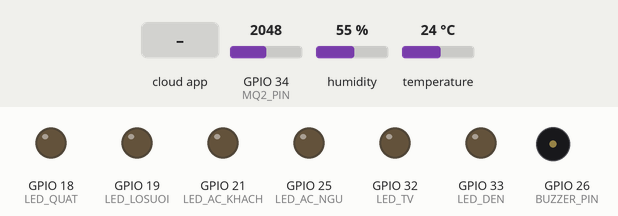
This sketch was run on a simulated ESP32. On the bench: output pins drawn as LEDs (lit = HIGH), buzzer (waves = sounding, pin HIGH). The inputs (shaded band) are chosen by the test bench; at power-on: humidity 55 %, GPIO 34 (MQ2_PIN) = 2048, temperature 24 °C. WiFi joins after 1.5 s; servers stay silent unless stated; the Firebase database answers and starts empty; what the sketch prints to the serial monitor is not drawn.

Above: at 3.9 s.
4.0 s: the phone or cloud app sets tv to 1
At 7.3 s:
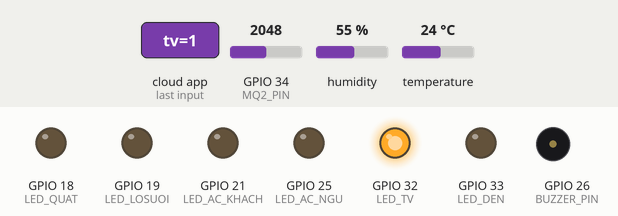
11.4 s: the phone or cloud app sets den to 1
At 13.7 s:
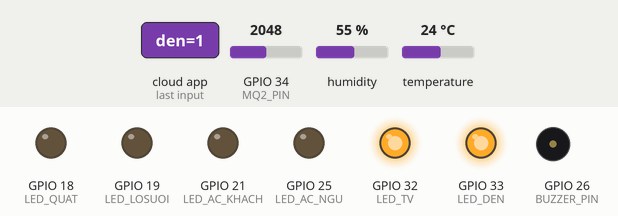
19.3 s: the phone or cloud app sets dieuHoa to 1
At 21.2 s:
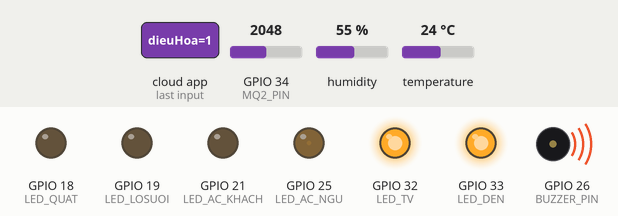
26.5 s: the phone or cloud app sets quat to 1
At 28.6 s:
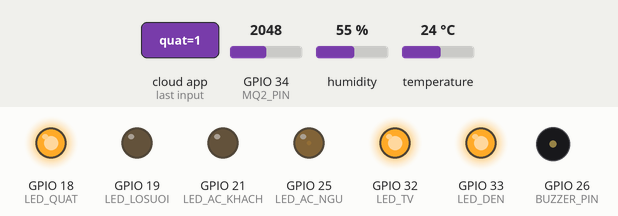
34.4 s: the phone or cloud app sets autoMode to 1
At 36.9 s:
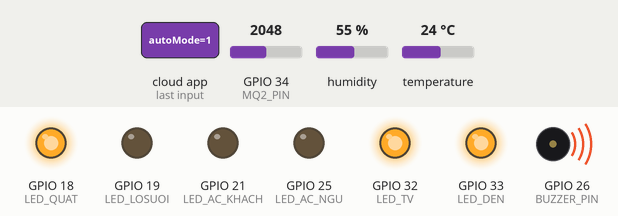
41.7 s: humidity set to 46 %
45.6 s: humidity set to 43 %
At 49.8 s:
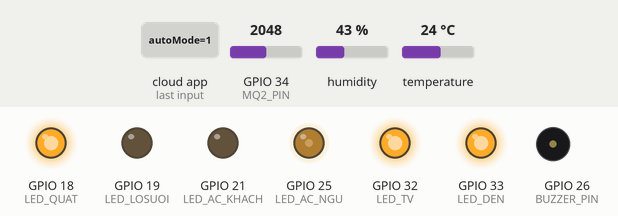
Timing chart, 0 to 54.5 s (numbered marks = the images above; inputs shaded):
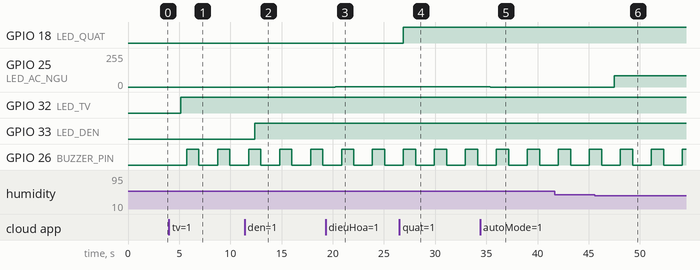

Measured:
- the behaviour switches between 45 and 44 % on humidity (found by bisection; images 5 and 6)
- after the input at 4.0 s, GPIO 32 (LED_TV): LOW → HIGH after 1.1 s
- after the input at 11.4 s, GPIO 33 (LED_DEN): LOW → HIGH after 0.98 s
- after the input at 19.3 s, GPIO 25 (LED_AC_NGU): 0/255 → 2/255 after 0.95 s
- after the input at 26.5 s, GPIO 18 (LED_QUAT): LOW → HIGH after 0.41 s
- after the input at 34.4 s, GPIO 25 (LED_AC_NGU): 2/255 → 0/255 after 0.98 s
- after the input at 45.6 s, GPIO 25 (LED_AC_NGU): 0/255 → 84/255 after 1.9 s
- by itself, GPIO 26 (BUZZER_PIN): alternates HIGH for 1.2 s and LOW for 1.8 s

The sketch:

esp32_smart_home.ino
```cpp
#include <Arduino.h>
#include <WiFi.h>
#include <FirebaseESP32.h>
#include <DHT.h>

// ============ CẤU HÌNH WiFi ============
#define WIFI_SSID     "MinhThong"
#define WIFI_PASSWORD "Thong@123"

// ============ CẤU HÌNH FIREBASE ============
#define FIREBASE_HOST "iot-firebase-1593b-default-rtdb.firebaseio.com"
#define FIREBASE_AUTH "m4ES0wpQpzseb05ZQ9yKMwQziMBEtISiXDyOoArE"

// ============ KHAI BÁO CẢM BIẾN & CÒI ============
#define DHTPIN      2
#define DHTTYPE     DHT11
#define MQ2_PIN     34
#define BUZZER_PIN  26

// ============ KHAI BÁO CHÂN - PHÒNG NGỦ ============
#define LED_TV      32   // Thiết bị 1 (Toggle)
#define LED_DEN     33   // Thiết bị 2 (Switch)
#define LED_AC_NGU  25   // Thiết bị 3 (PWM Điều hòa)

// ============ KHAI BÁO CHÂN - PHÒNG KHÁCH ============
#define LED_QUAT    18   // Thiết bị 1 (Bật/Tắt)
#define LED_LOSUOI  19   // Thiết bị 2 (Switch)
#define LED_AC_KHACH 21  // Thiết bị 3 (PWM Điều hòa)

// ============ PWM CONFIG ============
#define PWM_FREQ      5000
#define PWM_RESOLUTION 8   // 8-bit: 0-255

// ============ NGƯỠNG TỰ ĐỘNG ============
#define TEMP_HIGH    30.0   // °C - Bật quạt
#define TEMP_LOW     20.0   // °C - Bật lò sưởi
#define HUM_LOW      45.0   // %  - Bật điều hòa
#define GAS_THRESHOLD 1600   // Ngưỡng cảnh báo gas (0-4095 ADC)

// ============ KHỞI TẠO BIẾN ============
DHT dht(DHTPIN, DHTTYPE);
FirebaseData fbData;
FirebaseConfig fbConfig;
FirebaseAuth fbAuth;

unsigned long lastSensorRead = 0;
unsigned long lastFirebaseRead = 0;
const unsigned long SENSOR_INTERVAL  = 3000;  // 3s
const unsigned long FIREBASE_INTERVAL = 500;  // 0.5s

float temperature = 0, humidity = 0;
int gasValue = 0;

unsigned long lastBuzzerTime = 0;
bool buzzerState = false;
const unsigned long BUZZER_INTERVAL = 500;

void setup() {
  Serial.begin(115200);

  // Cấu hình chân output Phòng Ngủ
  pinMode(LED_TV, OUTPUT);
  pinMode(LED_DEN, OUTPUT);
  digitalWrite(LED_TV, LOW);
  digitalWrite(LED_DEN, LOW);

  // Cấu hình chân output Phòng Khách
  pinMode(LED_QUAT, OUTPUT);
  pinMode(LED_LOSUOI, OUTPUT);
  digitalWrite(LED_QUAT, LOW);
  digitalWrite(LED_LOSUOI, LOW);

  // Cấu hình còi
  pinMode(BUZZER_PIN, OUTPUT);
  digitalWrite(BUZZER_PIN, LOW);

  // Cấu hình PWM cho Điều Hòa 2 phòng (Core 3.x)
  ledcAttach(LED_AC_NGU, PWM_FREQ, PWM_RESOLUTION);
  ledcAttach(LED_AC_KHACH, PWM_FREQ, PWM_RESOLUTION);
  ledcWrite(LED_AC_NGU, 0);
  ledcWrite(LED_AC_KHACH, 0);

  dht.begin();

  // Kết nối WiFi
  WiFi.begin(WIFI_SSID, WIFI_PASSWORD);
  Serial.print("Connecting WiFi");
  while (WiFi.status() != WL_CONNECTED) {
    delay(500); Serial.print(".");
  }
  Serial.println("\nWiFi OK: " + WiFi.localIP().toString());

  // Cấu hình Firebase
  fbConfig.host = FIREBASE_HOST;
  fbConfig.signer.tokens.legacy_token = FIREBASE_AUTH;
  Firebase.begin(&fbConfig, &fbAuth);
  Firebase.reconnectWiFi(true);
  Serial.println("Firebase OK");

  // Khởi tạo trạng thái ban đầu trên Firebase (cho cả 2 phòng)
  Firebase.setBool(fbData, "/phong_ngu/autoMode", false);
  Firebase.setInt(fbData,  "/phong_ngu/thietbi1/tv", 0);
  Firebase.setInt(fbData,  "/phong_ngu/thietbi2/den", 0);
  Firebase.setInt(fbData,  "/phong_ngu/thietbi3/dieuHoa", 0);

  Firebase.setBool(fbData, "/phong_khach/autoMode", false);
  Firebase.setInt(fbData,  "/phong_khach/thietbi1/quat", 0);
  Firebase.setInt(fbData,  "/phong_khach/thietbi2/losuoi", 0);
  Firebase.setInt(fbData,  "/phong_khach/thietbi3/dieuHoa", 0);
}

void loop() {
  unsigned long now = millis();

  // ===== 1. ĐỌC & GỬI DỮ LIỆU CẢM BIẾN =====
  if (now - lastSensorRead >= SENSOR_INTERVAL) {
    lastSensorRead = now;
    float t = dht.readTemperature();
    float h = dht.readHumidity();
    int gas = analogRead(MQ2_PIN);

    if (!isnan(t) && !isnan(h)) {
      temperature = t; humidity = h; gasValue = gas;

      Serial.printf("Temp: %.1f°C | Hum: %.1f%% | Gas: %d\n", t, h, gas);

      Firebase.setFloat(fbData, "/sensors/Nhietdo", t);
      Firebase.setFloat(fbData, "/sensors/Doam", h);
      Firebase.setInt(fbData,   "/sensors/Gas", gas);
      Firebase.setBool(fbData,  "/sensors/GasAlert", gas > GAS_THRESHOLD);
    }
  }

  // ===== 2. ĐỌC LỆNH TỪ FIREBASE & ĐIỀU KHIỂN =====
  if (now - lastFirebaseRead >= FIREBASE_INTERVAL) {
    lastFirebaseRead = now;

    // ----- A. XỬ LÝ PHÒNG NGỦ -----
    bool autoNgu = false;
    if (Firebase.getBool(fbData, "/phong_ngu/autoMode")) autoNgu = fbData.boolData();

    int tvState = 0, denState = 0, acNguLevel = 0;

    // TV và Đèn không bị ảnh hưởng bởi Auto, nên luôn đọc thủ công
    if (Firebase.getInt(fbData, "/phong_ngu/thietbi1/tv"))  tvState = fbData.intData();
    if (Firebase.getInt(fbData, "/phong_ngu/thietbi2/den")) denState = fbData.intData();

    if (autoNgu) {
      if      (humidity < 25) acNguLevel = 100;
      else if (humidity < 35) acNguLevel = 66;
      else if (humidity < HUM_LOW) acNguLevel = 33;
      else acNguLevel = 0;
      Firebase.setInt(fbData, "/phong_ngu/thietbi3/dieuHoa", acNguLevel);
    } else {
      if (Firebase.getInt(fbData, "/phong_ngu/thietbi3/dieuHoa")) acNguLevel = fbData.intData();
    }

    // Xuất tín hiệu Phòng Ngủ
    digitalWrite(LED_TV, tvState ? HIGH : LOW);
    digitalWrite(LED_DEN, denState ? HIGH : LOW);
    ledcWrite(LED_AC_NGU, map(constrain(acNguLevel, 0, 100), 0, 100, 0, 255));


    // ----- B. XỬ LÝ PHÒNG KHÁCH -----
    bool autoKhach = false;
    if (Firebase.getBool(fbData, "/phong_khach/autoMode")) autoKhach = fbData.boolData();

    int quatState = 0, losuoiState = 0, acKhachLevel = 0;

    if (autoKhach) {
      quatState   = (temperature >= TEMP_HIGH) ? 1 : 0;
      losuoiState = (temperature <= TEMP_LOW) ? 1 : 0;
      if      (humidity < 25) acKhachLevel = 100;
      else if (humidity < 35) acKhachLevel = 66;
      else if (humidity < HUM_LOW) acKhachLevel = 33;
      else acKhachLevel = 0;

      Firebase.setInt(fbData, "/phong_khach/thietbi1/quat", quatState);
      Firebase.setInt(fbData, "/phong_khach/thietbi2/losuoi", losuoiState);
      Firebase.setInt(fbData, "/phong_khach/thietbi3/dieuHoa", acKhachLevel);
    } else {
      if (Firebase.getInt(fbData, "/phong_khach/thietbi1/quat"))    quatState = fbData.intData();
      if (Firebase.getInt(fbData, "/phong_khach/thietbi2/losuoi"))  losuoiState = fbData.intData();
      if (Firebase.getInt(fbData, "/phong_khach/thietbi3/dieuHoa")) acKhachLevel = fbData.intData();
    }

    // Xuất tín hiệu Phòng Khách
    digitalWrite(LED_QUAT, quatState ? HIGH : LOW);
    digitalWrite(LED_LOSUOI, losuoiState ? HIGH : LOW);
    ledcWrite(LED_AC_KHACH, map(constrain(acKhachLevel, 0, 100), 0, 100, 0, 255));
  }

  // ===== 3. CẢNH BÁO BUZZER ĐỘC LẬP =====
  if (gasValue > GAS_THRESHOLD) {
    if (now - lastBuzzerTime >= BUZZER_INTERVAL) {
      lastBuzzerTime = now;
      buzzerState = !buzzerState;
      digitalWrite(BUZZER_PIN, buzzerState ? HIGH : LOW);
    }
  } else {
    if (buzzerState == true) {
      buzzerState = false;
      digitalWrite(BUZZER_PIN, LOW);
    }
  }
}
```
